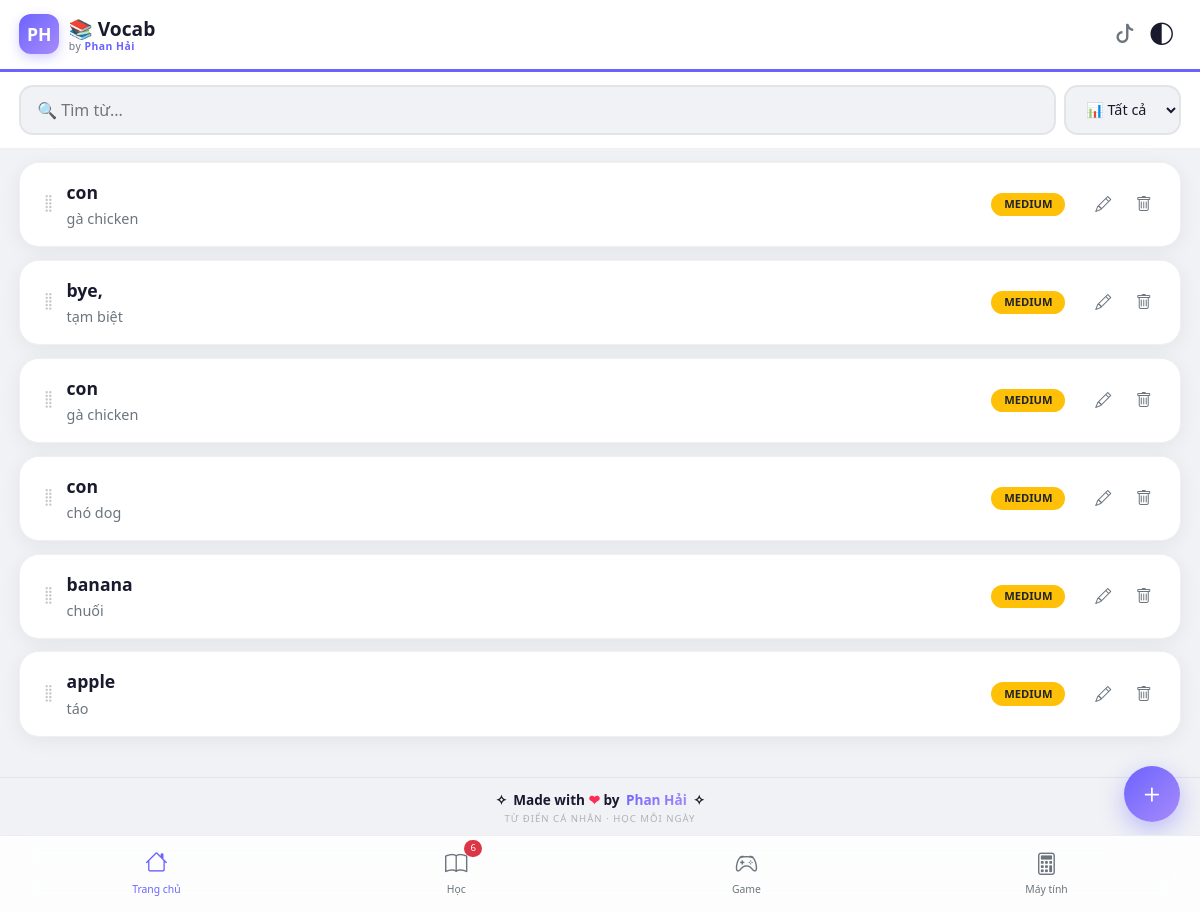
The page / on the database its author committed.
### tables this page shows
CREATE TABLE words (id INTEGER PRIMARY KEY, word TEXT, meaning TEXT, example TEXT, level TEXT DEFAULT "medium");

### app.py (the view)
@app.route('/')
def index():
    search = request.args.get('search', '')
    level = request.args.get('level', 'all')
    page = int(request.args.get('page', 1))
    per_page = 10
    conn = get_db()
    query = 'SELECT * FROM words WHERE 1=1'
    params = []
    if search:
        query += ' AND (word LIKE ? OR meaning LIKE ?)'
        params.extend([f'%{search}%', f'%{search}%'])
    if level != 'all':
        query += ' AND level = ?'
        params.append(level)
    count_query = query.replace('*', 'COUNT(*)')
    total = conn.execute(count_query, params).fetchone()[0]
    offset = (page - 1) * per_page
    query += ' ORDER BY id DESC LIMIT ? OFFSET ?'
    params.extend([per_page, offset])
    words = conn.execute(query, params).fetchall()
    stats = conn.execute('SELECT level, COUNT(*) FROM words GROUP BY level').fetchall()
    conn.close()
    return render_template('index.html',
                         words=words,
                         search=search,
                         level=level,
                         page=page,
                         total=total,
                         per_page=per_page,
                         stats=stats)

### app.py (called while the page is built)
def get_db():
    conn = sqlite3.connect('database.db')
    conn.execute('''CREATE TABLE IF NOT EXISTS words (
        id INTEGER PRIMARY KEY AUTOINCREMENT,
        word TEXT NOT NULL,
        meaning TEXT NOT NULL,
        example TEXT,
        level TEXT DEFAULT 'medium'
    )''')
    conn.execute('''CREATE TABLE IF NOT EXISTS study_session (
        id INTEGER PRIMARY KEY AUTOINCREMENT,
        word_id INTEGER UNIQUE,
        learned INTEGER DEFAULT 0
    )''')
    try:
        conn.execute('SELECT level FROM words LIMIT 1')
    except sqlite3.OperationalError:
        conn.execute('ALTER TABLE words ADD COLUMN level TEXT DEFAULT "medium"')
        conn.commit()
    return conn

### templates/index.html (shortened to what this page needs)
<!DOCTYPE html>
<html lang="vi" data-bs-theme="light">
<head>
    <link rel="stylesheet" href="https://cdn.jsdelivr.net/npm/bootstrap-icons@1.11.3/font/bootstrap-icons.min.css">
    <link href="https://cdn.jsdelivr.net/npm/bootstrap@5.3.3/dist/css/bootstrap.min.css" rel="stylesheet">
</head>
<body>
    <header class="app-header">
        <a href="/" class="brand-logo">
            <div class="logo-icon">PH</div>
            <div class="brand-text">
                <span class="main">📚 Vocab</span>
                <span class="sub">by <span>Phan Hải</span></span>
            </div>
        </a>
        <div class="header-actions">
            <a href="https://www.tiktok.com/@twuan.hai" target="_blank" class="tiktok-link">
                <i class="bi bi-tiktok"></i>
            </a>
            <button class="theme-toggle-mobile" id="themeToggleMobile"><i class="bi bi-circle-half"></i></button>
        </div>
    </header>
    <div class="search-bar">
        <form method="GET" style="display: contents; width: 100%;">
            <input type="text" name="search" placeholder="🔍 Tìm từ..." value="{{ search }}" />
            <select name="level" onchange="this.form.submit()">
                <option value="all">📊 Tất cả</option>
            </select>
        </form>
    </div>
    <div class="word-list" id="wordList">
        {% if words %}
            {% for word in words %}
            <div class="word-card" data-id="{{ word[0] }}">
                <div style="display: flex; align-items: center; flex: 1; min-width: 0;">
                    <span class="drag-handle"><i class="bi bi-grip-vertical"></i></span>
                    <div class="word-info">
                        <span class="word">{{ word[1] }}</span>
                        <span class="meaning">{{ word[2] }}</span>
                    </div>
                </div>
                <div style="display: flex; align-items: center; gap: 0.5rem;">
                    <span class="badge-level {{ word[4] or 'medium' }}">{{ word[4] or 'medium' }}</span>
                    <div class="card-actions">
                        <button class="btn-edit" data-bs-toggle="modal" data-bs-target="#editModal"
                                data-id="{{ word[0] }}" data-word="{{ word[1] }}" data-meaning="{{ word[2] }}"
                                data-example="{{ word[3] }}" data-level="{{ word[4] or 'medium' }}">
                            <i class="bi bi-pencil"></i>
                        </button>
                        <button class="btn-delete" onclick="deleteWord({{ word[0] }})">
                            <i class="bi bi-trash"></i>
                        </button>
                    </div>
                </div>
            </div>
            {% endfor %}
        {% else %}
            <div class="empty-state">
                <i class="bi bi-emoji-frown"></i>
                <h4>Chưa có từ nào</h4>
                <p>Hãy thêm từ mới để bắt đầu học!</p>
            </div>
        {% endif %}
    </div>
    <button class="fab" data-bs-toggle="modal" data-bs-target="#addModal">
        <i class="bi bi-plus"></i>
    </button>
    <nav class="bottom-nav">
        <a href="/" class="active"><i class="bi bi-house"></i><span>Trang chủ</span></a>
        <a href="/study"><i class="bi bi-book"></i><span>Học</span>{% if total > 0 %}<span class="badge-nav">{{ total }}</span>{% endif %}</a>
        <a href="/game"><i class="bi bi-controller"></i><span>Game</span></a>
        <a href="/calculator"><i class="bi bi-calculator"></i><span>Máy tính</span></a>
    </nav>
    <div class="footer-brand">
        <div class="signature">
            <span>✧</span>
            <span>Made with <span class="heart">❤</span> by</span>
            <span class="brand-highlight">Phan Hải</span>
            <span>✧</span>
        </div>
        <div class="slogan">TỪ ĐIỂN CÁ NHÂN · HỌC MỖI NGÀY</div>
    </div>
</body>
</html>

### rows shown on the page
words: word "con", meaning "gà chicken", level "MEDIUM"
words: word "bye,", meaning "tạm biệt", level "MEDIUM"
words: word "con", meaning "gà chicken", level "MEDIUM"
words: word "con", meaning "chó dog", level "MEDIUM"
words: word "banana", meaning "chuối", level "MEDIUM"
words: word "apple", meaning "táo", level "MEDIUM"

### other values the page prints
{{ total }} "6"
